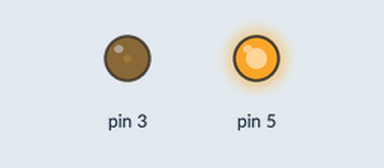
Simulated run of this sketch. Board: Arduino Uno, built with avr-gcc and run on an emulated ATmega328P. Shown: output pins drawn as LEDs (lit = HIGH).

Above: at 0.15 s.
At 7.96 s:
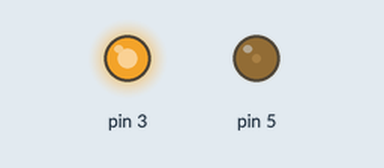
At 18.78 s:
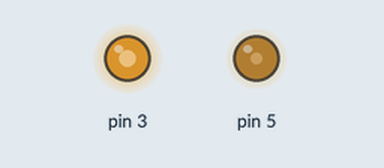
At 39.82 s:
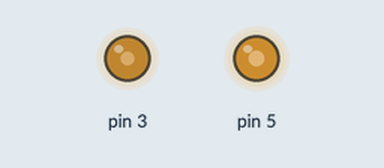
Timing chart, 0 to 39.9 s (numbered marks = the images above):
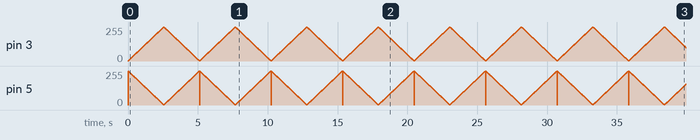

The sketch:

borg_body_lights.ino
```cpp
void setup() {
  // put your setup code here, to run once:

  pinMode(3, OUTPUT);
  pinMode(5, OUTPUT);

}

void loop() {
  // put your main code here, to run repeatedly:

  for (int x = 0; x < 256; x++)
  {
    analogWrite(3, x);
    analogWrite(5, 256-x);
    delay(10);
  }
  for (int x = 255; x > 0; x--)
  {
    analogWrite(3, x);
    analogWrite(5, 256-x);
    delay(10);
  }


}
```
